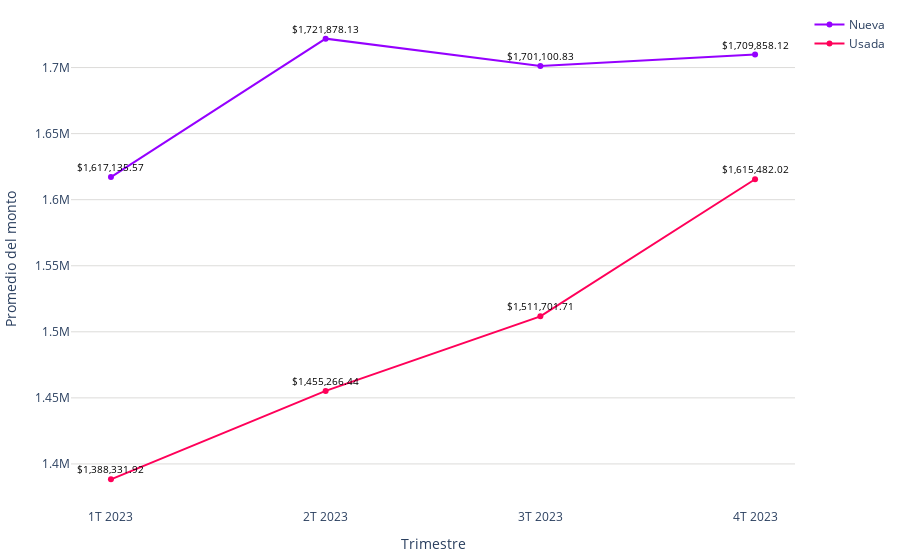

Notebook code for this chart:
### Code cell
# Datos
trimestres = promedio_monto_por_modalidad_mes['trimestre']
modalidades = promedio_monto_por_modalidad_mes['modalidad']
promedios = promedio_monto_por_modalidad_mes['promedio']

# Limpiar las cadenas de promedio y convertirlas a números
promedios_limpios = [float(promedio.replace(',', '')) for promedio in promedios]

colors = ['#9500ff', '#ff0059']
fig = go.Figure()

# Agregar líneas para cada modalidad
for i, modalidad in enumerate(modalidades.unique()):
    df_modalidad = promedio_monto_por_modalidad_mes[promedio_monto_por_modalidad_mes['modalidad'] == modalidad]
    fig.add_trace(go.Scatter(
        x=df_modalidad['trimestre'],
        y=df_modalidad['promedio'].apply(lambda x: float(x.replace(',', ''))),  # Usar los promedios limpios
        mode='markers+lines',
        name=modalidad,
        line=dict(color=colors[i % len(colors)])  # Asignar colores a las líneas
    ))

fig.update_layout(
    #title='Promedio de valor de créditos para viviendas nuevas y usadas (2023)',
    xaxis=dict(title='Trimestre'),
    yaxis=dict(title='Promedio del monto', gridcolor='#dddcda'),
    margin=dict(l=10, r=10, t=10, b=10),  # Ajusta los márgenes (left, right, top, bottom)
    plot_bgcolor='rgba(0,0,0,0)',  # Color de fondo del gráfico
)

# Agregar etiquetas de texto a los puntos con símbolo de dólar
for trace in fig.data:
    df_modalidad = promedio_monto_por_modalidad_mes[promedio_monto_por_modalidad_mes['modalidad'] == trace.name]
    for i, point in enumerate(trace.y):
        # Formatear el promedio con símbolo de dólar
        promedio_con_dolar = f'${df_modalidad.iloc[i]["promedio"]}'
        fig.add_annotation(
            x=trace.x[i],
            y=point,
            text=promedio_con_dolar,
            showarrow=False,
            font=dict(color='black', size=10),
            yshift=10
        )

# Exportar gráfica como archivo HTML
def guardar_grafico_como_html(fig, nombre_archivo, carpeta='assets\graficas'):
    # Crear la carpeta si no existe
    if not os.path.exists(carpeta):
        os.makedirs(carpeta)
    config = {
        'displaylogo': False,  # Ocultar el logo de Plotly
        'modeBarButtonsToRemove': [
            'toImage',       # Botón para guardar como imagen
            'select2d',      # Box select
            'lasso2d',       # Lasso select
            'resetScale2d',  # Reset Axes
        ]
    }
    # Gráfica como archivo HTML en la carpeta especificada
    pio.write_html(fig, f'{carpeta}/{nombre_archivo}.html', config=config)


guardar_grafico_como_html(fig, 'g_scatt_creditos_nuevausada_2023', carpeta='assets\graficas')
fig.show()

### Figure 1 — Plotly figure (JSON) as saved in the notebook; plotly's stock layout.template omitted (floating-point values rounded to 4 significant figures)
{"data": [{"line": {"color": "#9500ff"}, "mode": "markers+lines", "name": "Nueva", "type": "scatter", "x": ["1T 2023", "2T 2023", "3T 2023", "4T 2023"], "y": [1617000.0, 1722000.0, 1701000.0, 1710000.0]}, {"line": {"color": "#ff0059"}, "mode": "markers+lines", "name": "Usada", "type": "scatter", "x": ["1T 2023", "2T 2023", "3T 2023", "4T 2023"], "y": [1388000.0, 1455000.0, 1512000.0, 1615000.0]}], "layout": {"annotations": [{"font": {"color": "black", "size": 10}, "showarrow": false, "text": "$1,617,135.57", "x": "1T 2023", "y": 1617000.0, "yshift": 10}, {"font": {"color": "black", "size": 10}, "showarrow": false, "text": "$1,721,878.13", "x": "2T 2023", "y": 1722000.0, "yshift": 10}, {"font": {"color": "black", "size": 10}, "showarrow": false, "text": "$1,701,100.83", "x": "3T 2023", "y": 1701000.0, "yshift": 10}, {"font": {"color": "black", "size": 10}, "showarrow": false, "text": "$1,709,858.12", "x": "4T 2023", "y": 1710000.0, "yshift": 10}, {"font": {"color": "black", "size": 10}, "showarrow": false, "text": "$1,388,331.92", "x": "1T 2023", "y": 1388000.0, "yshift": 10}, {"font": {"color": "black", "size": 10}, "showarrow": false, "text": "$1,455,266.44", "x": "2T 2023", "y": 1455000.0, "yshift": 10}, {"font": {"color": "black", "size": 10}, "showarrow": false, "text": "$1,511,701.71", "x": "3T 2023", "y": 1512000.0, "yshift": 10}, {"font": {"color": "black", "size": 10}, "showarrow": false, "text": "$1,615,482.02", "x": "4T 2023", "y": 1615000.0, "yshift": 10}], "margin": {"b": 10, "l": 10, "r": 10, "t": 10}, "plot_bgcolor": "rgba(0,0,0,0)", "xaxis": {"title": {"text": "Trimestre"}}, "yaxis": {"gridcolor": "#dddcda", "title": {"text": "Promedio del monto"}}}}
